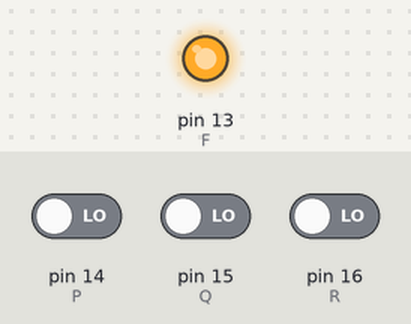
The program below on a simulated MicroPython board. Shown: output pins drawn as LEDs (lit = HIGH). The test bench sets the inputs (shaded band); at power-on: pin 14 (P) LOW, pin 16 (R) LOW, pin 15 (Q) LOW.

Above: at 1.2 s.
1.3 s: pin 14 (P) driven HIGH and pin 16 (R) driven HIGH
At 2.1 s:
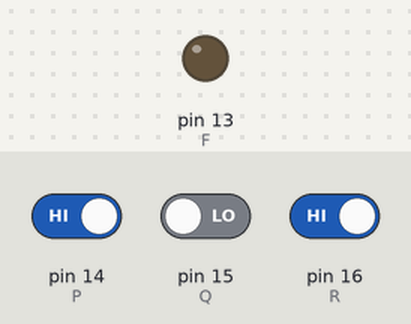
2.8 s: pin 14 (P) driven LOW
At 3.2 s:
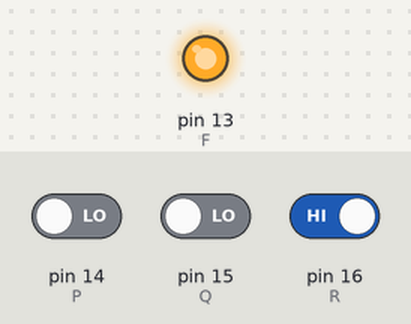
4.3 s: pin 14 (P) driven HIGH
At 5.6 s:
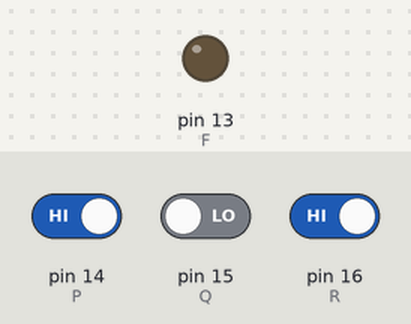
Timing chart, 0 to 7.3 s (numbered marks = the images above; inputs shaded):
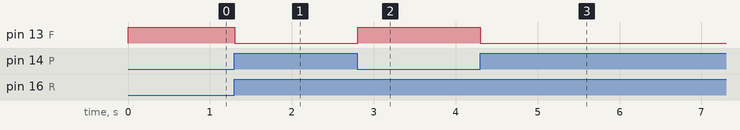

Measured:
- after the input at 1.3 s, pin 13 (F): HIGH → LOW at once
- after the input at 2.8 s, pin 13 (F): LOW → HIGH at once
- after the input at 4.3 s, pin 13 (F): HIGH → LOW at once

The program:

micropython6.py
```python
from machine import Pin
import time

# Input pins
P = Pin(14, Pin.IN, Pin.PULL_DOWN)
Q = Pin(15, Pin.IN, Pin.PULL_DOWN)
R = Pin(16, Pin.IN, Pin.PULL_DOWN)

# Output pin
F = Pin(13, Pin.OUT)

while True:
    p = P.value()
    q = Q.value()
    r = R.value()

    # Example logic: f = NOT((P OR Q) AND R)
    f = not ((p or q) and r)

    F.value(f)
    time.sleep(0.1)
```
